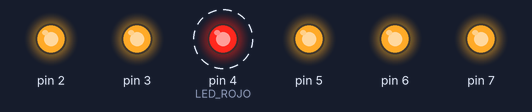
A sketch run on a simulated Arduino Uno, built with avr-gcc and run on an emulated ATmega328P. On the bench: output pins drawn as LEDs (lit = HIGH). Dashed ring = blinking.

Above: at 0.2 s.
At 2.2 s:
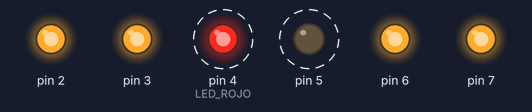
Timing chart, 0 to 3.0 s (numbered marks = the images above):
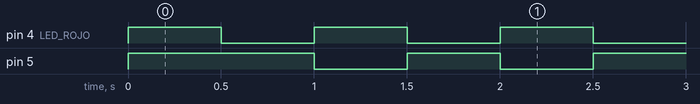

Measured:
- by itself, pin 4 (LED_ROJO), pin 5: alternates HIGH for 0.50 s and LOW for 0.50 s
- by itself, everything shown: repeats every 1.0 s, in 3 steps

The sketch:

juegoled.ino
```cpp
#include <LCD_I2C.h>

//JUEGO LUCES LED . .

/*
   #define : ordenes para el entorno del desarollo o compilador, no recibe esta info la placa

   #define MOTOR 3  // REEMPLAZA EL NRO 3 POR LA PALABRA MOTOR PARA NO CONFUDIRSE DURANTE LA PROGRAMACION

  */

  #define LED_ROJO 4


void setup() {
  // put your setup code here, to run once:
  pinMode(LED_ROJO,OUTPUT); // CONFIGURA EL PIN DIGITAL 4 COMO SALIDA
  pinMode(5,OUTPUT);

  pinMode(3,OUTPUT);

  pinMode(2,OUTPUT);

  pinMode(6,OUTPUT);
  pinMode(7,OUTPUT);

  digitalWrite(LED_ROJO, HIGH);  // CAMBIO EL NIVEL DEL VOLTAJE DEL PIN 4 A HIGH
  digitalWrite(5, HIGH);

  digitalWrite(3, HIGH);

  digitalWrite(2, HIGH);
  digitalWrite(6, HIGH);
  digitalWrite(7, HIGH);
}


void loop() {
  // put your main code here, to run repeatedly:


  digitalWrite(LED_ROJO, HIGH);
  delay(500);
  digitalWrite(5, HIGH);

  digitalWrite(LED_ROJO, LOW);
  delay(500);
  digitalWrite(5, LOW);


}
```
